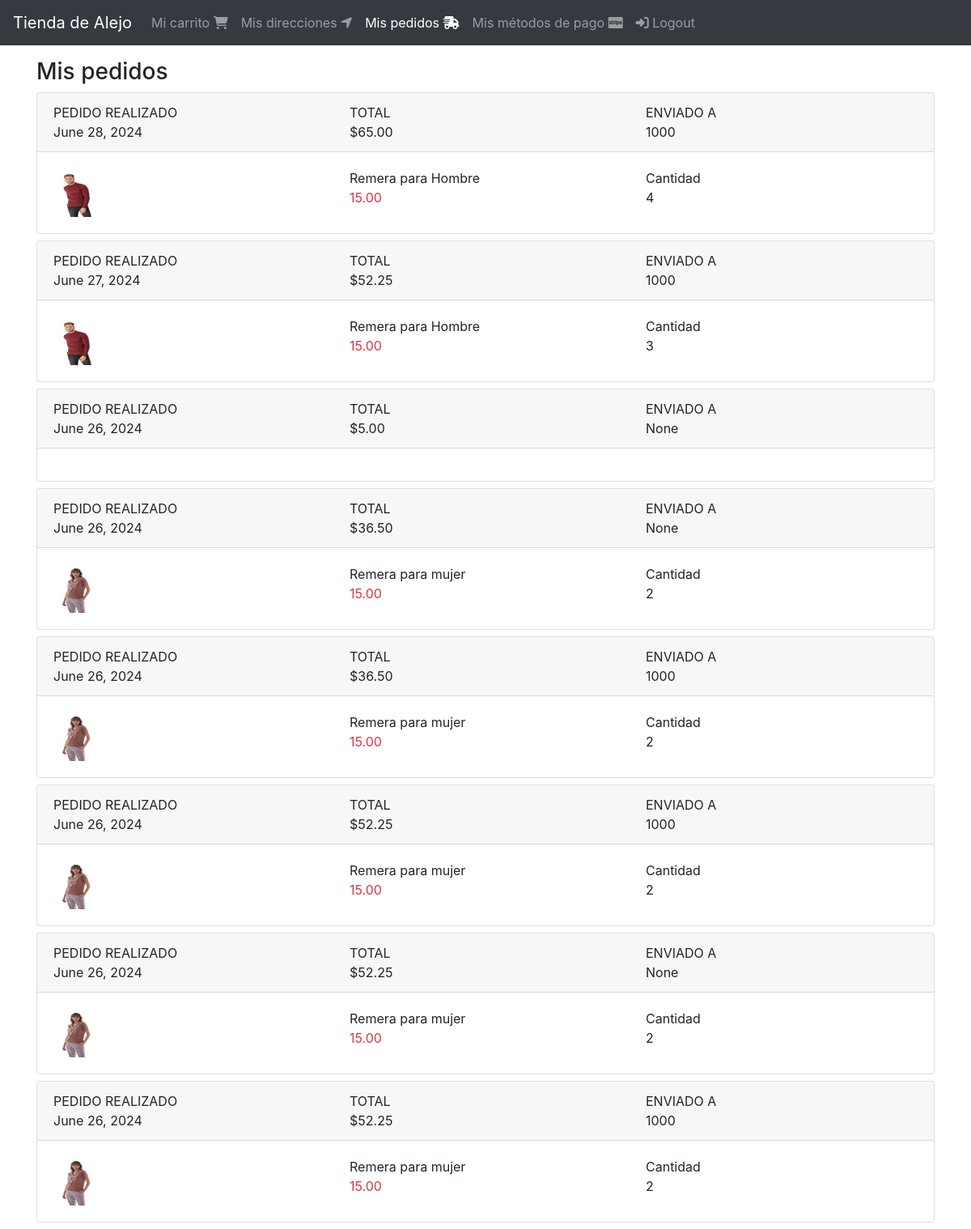
Page /orden/completados (signed in) on the committed database.
### orders/models.py (models this page shows, shortened)
class Order(models.Model):
    order_id = models.CharField(max_length=100, null=False, blank=False, unique=True)
    user = models.ForeignKey(User, on_delete=models.CASCADE)
    cart = models.ForeignKey(Cart, on_delete=models.CASCADE)
    status = models.CharField(max_length=50, choices=choices, default=OrderStatus.CREATED)
    shipping_total = models.DecimalField(default=5, max_digits=8, decimal_places=2)
    total = models.DecimalField(default=0, max_digits=8, decimal_places=2)
    created_at = models.DateField(auto_now_add=True)
    shipping_address = models.ForeignKey(ShippingAddress, null=True, blank=True, on_delete=models.CASCADE)
    promo_code = models.OneToOneField(PromoCode, null=True, blank=True,
                                      on_delete=models.CASCADE)

### shipping_addresses/models.py (models this page shows, shortened)
class ShippingAddress(models.Model):
    user = models.ForeignKey(User, null=False, blank=False, on_delete=models.CASCADE)
    line1 = models.CharField(max_length=200)
    line2 = models.CharField(max_length=200, blank=True)
    city = models.CharField(max_length=100)
    state = models.CharField(max_length=100)
    country = models.CharField(max_length=50)
    reference = models.CharField(max_length=300, blank=True)
    postal_code = models.CharField(max_length=10, null=False, blank=False)
    default = models.BooleanField(default=False)
    created_at = models.DateTimeField(auto_now_add=True)
    def __str__(self):
        return self.postal_code

### carts/models.py (models this page shows, shortened)
class CartProducts(models.Model):
    cart = models.ForeignKey(Cart, on_delete=models.CASCADE)
    product = models.ForeignKey(Product, on_delete=models.CASCADE)
    quantity = models.IntegerField(default=1)
    created_at = models.DateTimeField(auto_now_add=True)
    objects = CartProductsManager()

### products/models.py (models this page shows, shortened)
class Product(models.Model):
    title = models.CharField(max_length=50)
    description = models.TextField()
    price = models.DecimalField(max_digits=8, decimal_places=2, default=0.0) #12345678.12
    slug = models.SlugField(null=False, blank=False, unique=True)
    image = models.ImageField(upload_to="products/", null=False, blank=False)
    created_at = models.DateTimeField(auto_now_add=True)

### orders/views.py (the view)
# urls.py: path("completados", views.OrderListView.as_view(), name="completeds")
class OrderListView(LoginRequiredMixin, ListView):
    login_url = "login"
    template_name = "orders/orders.html"
    def get_queryset(self):
        return self.request.user.orders_completed()

### carts/models.py (called while the page is built)
    def products_related(self):
        return self.cartproducts_set.select_related("product")

### products/templatetags/product_extras.py (called while the page is built)
@register.filter()
def price_format(value):
    return "{0:.2f}".format(value)

### users/models.py (called while the page is built)
    def orders_completed(self):
        return self.order_set.filter(status=OrderStatus.COMPLETED).order_by("-id")

### orders/templates/orders/orders.html
{% extends "base.html" %}
{% block content %}
    <div class="col">
        <div class="h3">
            Mis pedidos
        </div>
        <div class="">
            {% for order in object_list %}
                {% include "orders/snippets/order.html" %}
            {% endfor %}
        </div>
    </div>
{% endblock  %}

### orders/templates/orders/snippets/order.html
{% load product_extras %}
<div class="card mb-2">
    <div class="card-header">
        <div class="row">
            <div class="col-4">
                <div class="text-uppercase">
                    Pedido realizado
                </div>
                <div class="">
                    {{ order.created_at }}
                </div>
            </div>
            <div class="col-4">
                <div class="text-uppercase">
                    Total
                </div>
                <div class="">
                    ${{ order.total | price_format }}
                </div>
            </div>
            <div class="col-4">
                <div class="text-uppercase">
                    Enviado a
                </div>
                <div class="">
                    {{ order.shipping_address }}
                </div>
            </div>
        </div>
    </div>
    <div class="card-body">
        {% for cp in order.cart.products_related %}
            {% with product=cp.product %}
                <div class="row">
                    <div class="col-4">
                        {% if product.image %}
                            <img src="{{ product.image.url }}" alt="" width="60" height="60">
                        {% endif %}
                    </div>
                    <div class="col-4">
                        <div class="">
                            {{ product.title }}
                        </div>
                        <div class="text-danger">
                            {{ product.price | price_format }}
                        </div>
                    </div>
                    <div class="col-4">
                        <div class="">
                            Cantidad
                        </div>
                        <div class="">
                            {{ cp.quantity }}
                        </div>
                    </div>
                </div>
            {% endwith %}
        {% endfor %}
    </div>
</div>

### rows in the picture
Order: created_at "June 28, 2024", total "65.00", shipping_address "1000"
CartProducts: product.image (picture), product "Remera para Hombre", product.price "15.00", quantity "4"
Order: created_at "June 27, 2024", total "52.25", shipping_address "1000"
CartProducts: product.image (picture), product "Remera para Hombre", product.price "15.00", quantity "3"
Order: created_at "June 26, 2024", total "5.00", shipping_address "None"
Order: created_at "June 26, 2024", total "36.50", shipping_address "None"
CartProducts: product.image (picture), product "Remera para mujer", product.price "15.00", quantity "2"
Order: created_at "June 26, 2024", total "36.50", shipping_address "1000"
Order: created_at "June 26, 2024", total "52.25", shipping_address "1000"
Order: created_at "June 26, 2024", total "52.25", shipping_address "None"
Order: created_at "June 26, 2024", total "52.25", shipping_address "1000"
